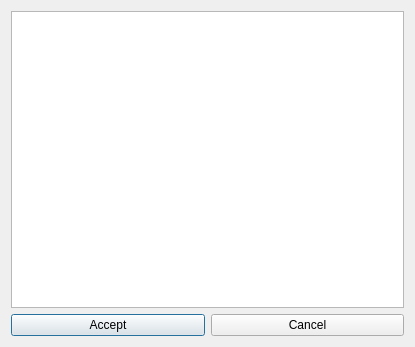
<?xml version="1.0" encoding="UTF-8"?>
<ui version="4.0">
 <class>Dialog</class>
 <widget class="QDialog" name="Dialog">
  <property name="windowModality">
   <enum>Qt::NonModal</enum>
  </property>
  <property name="geometry">
   <rect>
    <x>0</x>
    <y>0</y>
    <width>415</width>
    <height>347</height>
   </rect>
  </property>
  <property name="sizePolicy">
   <sizepolicy hsizetype="Preferred" vsizetype="Preferred">
    <horstretch>0</horstretch>
    <verstretch>0</verstretch>
   </sizepolicy>
  </property>
  <property name="minimumSize">
   <size>
    <width>0</width>
    <height>0</height>
   </size>
  </property>
  <property name="windowTitle">
   <string>Select Default Values</string>
  </property>
  <layout class="QVBoxLayout" name="verticalLayout">
   <item>
    <layout class="QVBoxLayout" name="vertical_layout" stretch="0,0">
     <property name="sizeConstraint">
      <enum>QLayout::SetMinAndMaxSize</enum>
     </property>
     <item>
      <widget class="QTableView" name="table_view">
       <attribute name="verticalHeaderVisible">
        <bool>false</bool>
       </attribute>
      </widget>
     </item>
     <item>
      <layout class="QHBoxLayout" name="horizontal_layout">
       <item>
        <widget class="QPushButton" name="accept_button">
         <property name="text">
          <string>Accept</string>
         </property>
        </widget>
       </item>
       <item>
        <widget class="QPushButton" name="cancel_button">
         <property name="sizePolicy">
          <sizepolicy hsizetype="Minimum" vsizetype="Fixed">
           <horstretch>0</horstretch>
           <verstretch>0</verstretch>
          </sizepolicy>
         </property>
         <property name="text">
          <string>Cancel</string>
         </property>
        </widget>
       </item>
      </layout>
     </item>
    </layout>
   </item>
  </layout>
 </widget>
 <resources/>
 <connections/>
</ui>
